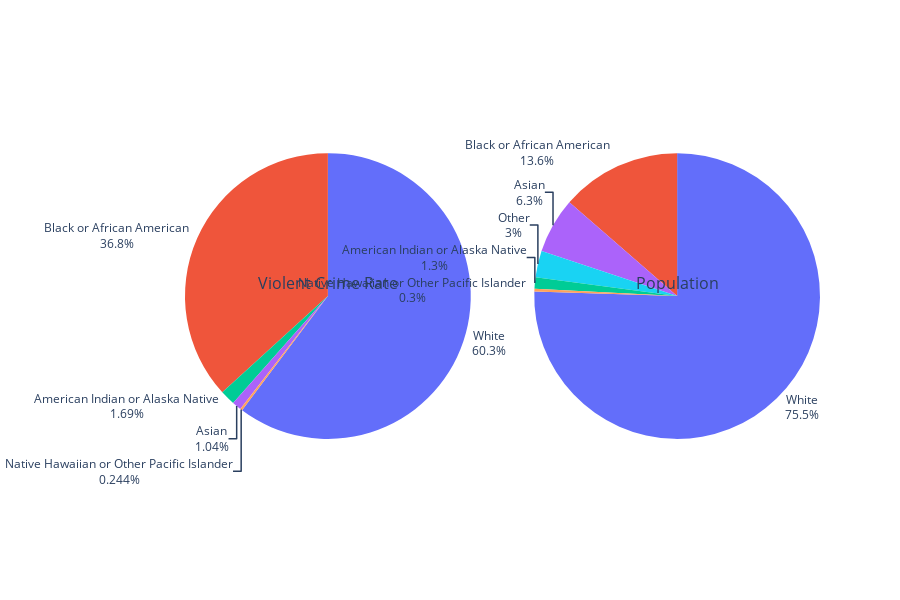

Notebook code cell kept with this figure:
### Markdown cell above
### Racial inequality and criminality

From the various numbers in data it can be seen that criminal behaviour is often linked to someone’s race. This is supported by the research of Piquero and Brame who argue that official record studies consistently demonstrate higher levels of criminal involvement among Black individuals compared to White individuals (2008). From figure 1, it can be deduced that black or African American individuals (red) commit proportionally more violent crimes than the individuals of white ethnicity (blue). Visualisations of the data consistently demonstrate a higher likelihood of people of colour being associated with criminality.

### Code cell
import pandas as pd
import plotly.graph_objects as go
from plotly.subplots import make_subplots

# Read the data from crimrace.csv
dp = pd.read_csv('crimerace.csv', delimiter=',')

aantal_crime = dp['total']
race_crime = dp['race']

# Create the first pie chart
fig1 = go.Figure(data=[go.Pie(labels=race_crime, values=aantal_crime, textposition='outside', textinfo='percent+label')])
fig1.update_layout(title='Violent crime rate across racial groups', height=600, showlegend=False)

# Read the data from population.csv
df = pd.read_csv('population.csv', delimiter=',')

aantal_population = df['total']
race_population = df['race']

# Create the second pie chart
fig2 = go.Figure(data=[go.Pie(labels=race_population, values=aantal_population, textposition='outside', textinfo='percent+label')])
fig2.update_layout(title='Population of the US', height=600, showlegend=False)

# Create subplots with custom grid arrangement
fig = make_subplots(rows=1, cols=2, subplot_titles=('Violent Crime Rate', 'Population'),
                    specs=[[{'type': 'pie'}, {'type': 'pie'}]])

# Add the pie charts to the subplot grid
fig.add_trace(fig1.data[0], row=1, col=1)
fig.add_trace(fig2.data[0], row=1, col=2)

# Set the size and position of the pie charts
fig.update_layout({
    'grid': {'rows': 1, 'columns': 2, 'pattern': 'independent'},
    'annotations': [{'x': 0.225, 'y': 0.5, 'text': 'Violent Crime Rate', 'showarrow': False, 'font': {'size': 16}},
                    {'x': 0.775, 'y': 0.5, 'text': 'Population', 'showarrow': False, 'font': {'size': 16}}],
    'showlegend': False,
    'height': 600
})

# Show the plot
fig.show()

### Figure 1 — Plotly figure (JSON) as saved in the notebook; plotly's stock layout.template omitted (floating-point values rounded to 4 significant figures)
{"data": [{"domain": {"x": [0, 0.45], "y": [0, 1]}, "labels": ["White", "Black or African American", "American Indian or Alaska Native", "Asian", "Native Hawaiian or Other Pacific Islander"], "textinfo": "percent+label", "textposition": "outside", "type": "pie", "values": [4337471, 2646696, 121995, 74639, 17569]}, {"domain": {"x": [0.55, 1], "y": [0, 1]}, "labels": ["White", "Black or African American", "American Indian or Alaska Native", "Asian", "Native Hawaiian or Other Pacific Islander", "Other"], "textinfo": "percent+label", "textposition": "outside", "type": "pie", "values": [75.5, 13.6, 1.3, 6.3, 0.3, 3]}], "layout": {"annotations": [{"font": {"size": 16}, "showarrow": false, "text": "Violent Crime Rate", "x": 0.225, "xanchor": "center", "xref": "paper", "y": 0.5, "yanchor": "bottom", "yref": "paper"}, {"font": {"size": 16}, "showarrow": false, "text": "Population", "x": 0.775, "xanchor": "center", "xref": "paper", "y": 0.5, "yanchor": "bottom", "yref": "paper"}], "grid": {"columns": 2, "pattern": "independent", "rows": 1}, "height": 600, "showlegend": false}}
